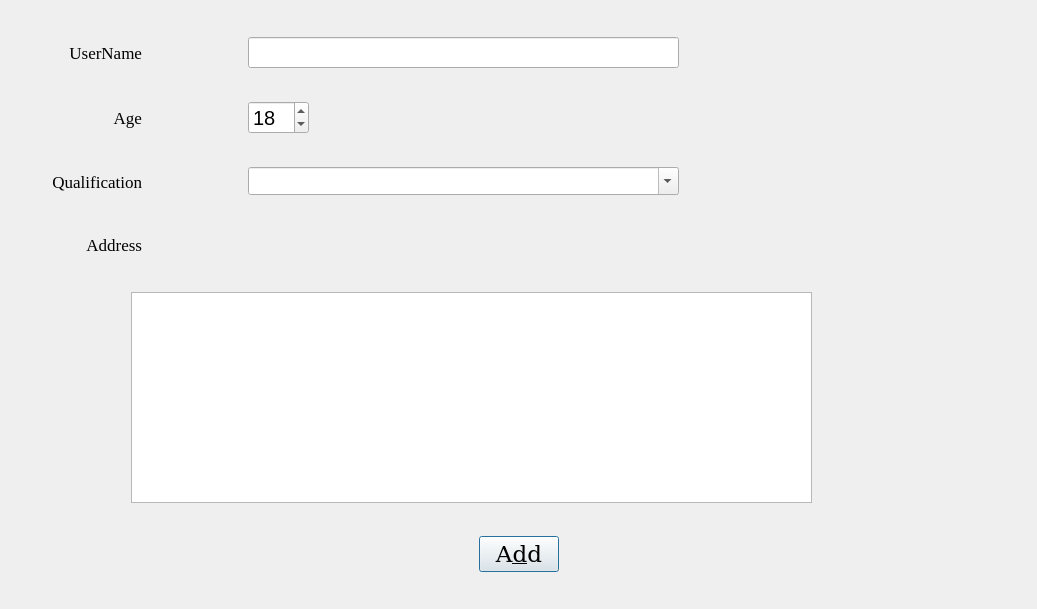
              <widget class="QWidget" name="scrollAreaWidgetContents">
               <property name="geometry">
                <rect>
                 <x>0</x>
                 <y>0</y>
                 <width>1037</width>
                 <height>609</height>
                </rect>
               </property>
               <layout class="QVBoxLayout" name="verticalLayout_4">
                <item>
                 <spacer name="verticalSpacer_3">
                  <property name="orientation">
                   <enum>Qt::Vertical</enum>
                  </property>
                  <property name="sizeHint" stdset="0">
                   <size>
                    <width>20</width>
                    <height>21</height>
                   </size>
                  </property>
                 </spacer>
                </item>
                <item>
                 <layout class="QHBoxLayout" name="horizontalLayout_2">
                  <item>
                   <widget class="QLabel" name="label">
                    <property name="sizePolicy">
                     <sizepolicy hsizetype="Fixed" vsizetype="Fixed">
                      <horstretch>0</horstretch>
                      <verstretch>0</verstretch>
                     </sizepolicy>
                    </property>
                    <property name="minimumSize">
                     <size>
                      <width>131</width>
                      <height>31</height>
                     </size>
                    </property>
                    <property name="maximumSize">
                     <size>
                      <width>200</width>
                      <height>50</height>
                     </size>
                    </property>
                    <property name="font">
                     <font>
                      <family>Times New Roman</family>
                      <pointsize>13</pointsize>
                     </font>
                    </property>
                    <property name="styleSheet">
                     <string notr="true"/>
                    </property>
                    <property name="text">
                     <string>UserName</string>
                    </property>
                    <property name="alignment">
                     <set>Qt::AlignRight|Qt::AlignTrailing|Qt::AlignVCenter</set>
                    </property>
                   </widget>
                  </item>
                  <item>
                   <spacer name="horizontalSpacer_3">
                    <property name="orientation">
                     <enum>Qt::Horizontal</enum>
                    </property>
                    <property name="sizeType">
                     <enum>QSizePolicy::Fixed</enum>
                    </property>
                    <property name="sizeHint" stdset="0">
                     <size>
                      <width>100</width>
                      <height>20</height>
                     </size>
                    </property>
                   </spacer>
                  </item>
                  <item>
                   <widget class="QLineEdit" name="leName">
                    <property name="sizePolicy">
                     <sizepolicy hsizetype="Fixed" vsizetype="Fixed">
                      <horstretch>0</horstretch>
                      <verstretch>0</verstretch>
                     </sizepolicy>
                    </property>
                    <property name="minimumSize">
                     <size>
                      <width>431</width>
                      <height>31</height>
                     </size>
                    </property>
                    <property name="font">
                     <font>
                      <family>Times New Roman</family>
                      <pointsize>15</pointsize>
                     </font>
                    </property>
                    <property name="text">
                     <string/>
                    </property>
                   </widget>
                  </item>
                  <item>
                   <spacer name="horizontalSpacer_12">
                    <property name="orientation">
                     <enum>Qt::Horizontal</enum>
                    </property>
                    <property name="sizeHint" stdset="0">
                     <size>
                      <width>40</width>
                      <height>20</height>
                     </size>
                    </property>
                   </spacer>
                  </item>
                 </layout>
                </item>
                <item>
                 <spacer name="verticalSpacer_4">
                  <property name="orientation">
                   <enum>Qt::Vertical</enum>
                  </property>
                  <property name="sizeHint" stdset="0">
                   <size>
                    <width>20</width>
                    <height>21</height>
                   </size>
                  </property>
                 </spacer>
                </item>
                <item>
                 <layout class="QHBoxLayout" name="horizontalLayout_3">
                  <item>
                   <widget class="QLabel" name="label_2">
                    <property name="sizePolicy">
                     <sizepolicy hsizetype="Fixed" vsizetype="Fixed">
                      <horstretch>0</horstretch>
                      <verstretch>0</verstretch>
                     </sizepolicy>
                    </property>
                    <property name="minimumSize">
                     <size>
                      <width>131</width>
                      <height>31</height>
                     </size>
                    </property>
                    <property name="maximumSize">
                     <size>
                      <width>200</width>
                      <height>50</height>
                     </size>
                    </property>
                    <property name="font">
                     <font>
                      <family>Times New Roman</family>
                      <pointsize>13</pointsize>
                     </font>
                    </property>
                    <property name="styleSheet">
                     <string notr="true"/>
                    </property>
                    <property name="text">
                     <string>Age</string>
                    </property>
                    <property name="alignment">
                     <set>Qt::AlignRight|Qt::AlignTrailing|Qt::AlignVCenter</set>
                    </property>
                   </widget>
                  </item>
                  <item>
                   <spacer name="horizontalSpacer_4">
                    <property name="orientation">
                     <enum>Qt::Horizontal</enum>
                    </property>
                    <property name="sizeType">
                     <enum>QSizePolicy::Fixed</enum>
                    </property>
                    <property name="sizeHint" stdset="0">
                     <size>
                      <width>100</width>
                      <height>17</height>
                     </size>
                    </property>
                   </spacer>
                  </item>
                  <item>
                   <widget class="QSpinBox" name="sbAge">
                    <property name="sizePolicy">
                     <sizepolicy hsizetype="Fixed" vsizetype="Fixed">
                      <horstretch>0</horstretch>
                      <verstretch>0</verstretch>
                     </sizepolicy>
                    </property>
                    <property name="minimumSize">
                     <size>
                      <width>61</width>
                      <height>24</height>
                     </size>
                    </property>
                    <property name="font">
                     <font>
                      <pointsize>15</pointsize>
                     </font>
                    </property>
                    <property name="focusPolicy">
                     <enum>Qt::StrongFocus</enum>
                    </property>
                    <property name="value">
                     <number>18</number>
                    </property>
                   </widget>
                  </item>
                  <item>
                   <spacer name="horizontalSpacer_11">
                    <property name="orientation">
                     <enum>Qt::Horizontal</enum>
                    </property>
                    <property name="sizeHint" stdset="0">
                     <size>
                      <width>40</width>
                      <height>20</height>
                     </size>
                    </property>
                   </spacer>
                  </item>
                 </layout>
                </item>
                <item>
                 <spacer name="verticalSpacer_5">
                  <property name="orientation">
                   <enum>Qt::Vertical</enum>
                  </property>
                  <property name="sizeHint" stdset="0">
                   <size>
                    <width>20</width>
                    <height>21</height>
                   </size>
                  </property>
                 </spacer>
                </item>
                <item>
                 <layout class="QHBoxLayout" name="horizontalLayout_4">
                  <item>
                   <widget class="QLabel" name="label_3">
                    <property name="sizePolicy">
                     <sizepolicy hsizetype="Fixed" vsizetype="Fixed">
                      <horstretch>0</horstretch>
                      <verstretch>0</verstretch>
                     </sizepolicy>
                    </property>
                    <property name="minimumSize">
                     <size>
                      <width>131</width>
                      <height>31</height>
                     </size>
                    </property>
                    <property name="maximumSize">
                     <size>
                      <width>200</width>
                      <height>50</height>
                     </size>
                    </property>
                    <property name="font">
                     <font>
                      <family>Times New Roman</family>
                      <pointsize>13</pointsize>
                     </font>
                    </property>
                    <property name="styleSheet">
                     <string notr="true"/>
                    </property>
                    <property name="text">
                     <string>Qualification</string>
                    </property>
                    <property name="alignment">
                     <set>Qt::AlignRight|Qt::AlignTrailing|Qt::AlignVCenter</set>
                    </property>
                   </widget>
                  </item>
                  <item>
                   <spacer name="horizontalSpacer_5">
                    <property name="orientation">
                     <enum>Qt::Horizontal</enum>
                    </property>
                    <property name="sizeType">
                     <enum>QSizePolicy::Fixed</enum>
                    </property>
                    <property name="sizeHint" stdset="0">
                     <size>
                      <width>100</width>
                      <height>17</height>
                     </size>
                    </property>
                   </spacer>
                  </item>
                  <item>
                   <widget class="QComboBox" name="cmbQualification">
                    <property name="sizePolicy">
                     <sizepolicy hsizetype="Fixed" vsizetype="Fixed">
                      <horstretch>0</horstretch>
                      <verstretch>0</verstretch>
                     </sizepolicy>
                    </property>
                    <property name="minimumSize">
                     <size>
                      <width>431</width>
                      <height>24</height>
                     </size>
                    </property>
                    <property name="font">
                     <font>
                      <family>Times New Roman</family>
                      <pointsize>13</pointsize>
                     </font>
                    </property>
                    <property name="focusPolicy">
                     <enum>Qt::StrongFocus</enum>
                    </property>
                    <property name="editable">
                     <bool>true</bool>
                    </property>
                   </widget>
                  </item>
                  <item>
                   <spacer name="horizontalSpacer_13">
                    <property name="orientation">
                     <enum>Qt::Horizontal</enum>
                    </property>
                    <property name="sizeHint" stdset="0">
                     <size>
                      <width>40</width>
                      <height>20</height>
                     </size>
                    </property>
                   </spacer>
                  </item>
                 </layout>
                </item>
                <item>
                 <spacer name="verticalSpacer_6">
                  <property name="orientation">
                   <enum>Qt::Vertical</enum>
                  </property>
                  <property name="sizeHint" stdset="0">
                   <size>
                    <width>20</width>
                    <height>21</height>
                   </size>
                  </property>
                 </spacer>
                </item>
                <item>
                 <layout class="QHBoxLayout" name="horizontalLayout_5">
                  <item>
                   <widget class="QLabel" name="label_4">
                    <property name="sizePolicy">
                     <sizepolicy hsizetype="Fixed" vsizetype="Fixed">
                      <horstretch>0</horstretch>
                      <verstretch>0</verstretch>
                     </sizepolicy>
                    </property>
                    <property name="minimumSize">
                     <size>
                      <width>131</width>
                      <height>31</height>
                     </size>
                    </property>
                    <property name="maximumSize">
                     <size>
                      <width>200</width>
                      <height>50</height>
                     </size>
                    </property>
                    <property name="font">
                     <font>
                      <family>Times New Roman</family>
                      <pointsize>13</pointsize>
                     </font>
                    </property>
                    <property name="styleSheet">
                     <string/>
                    </property>
                    <property name="text">
                     <string>Address</string>
                    </property>
                    <property name="alignment">
                     <set>Qt::AlignRight|Qt::AlignTrailing|Qt::AlignVCenter</set>
                    </property>
                   </widget>
                  </item>
                  <item>
                   <spacer name="horizontalSpacer_6">
                    <property name="orientation">
                     <enum>Qt::Horizontal</enum>
                    </property>
                    <property name="sizeHint" stdset="0">
                     <size>
                      <width>40</width>
                      <height>20</height>
                     </size>
                    </property>
                   </spacer>
                  </item>
                 </layout>
                </item>
                <item>
                 <spacer name="verticalSpacer_9">
                  <property name="orientation">
                   <enum>Qt::Vertical</enum>
                  </property>
                  <property name="sizeHint" stdset="0">
                   <size>
                    <width>20</width>
                    <height>21</height>
                   </size>
                  </property>
                 </spacer>
                </item>
                <item>
                 <layout class="QHBoxLayout" name="horizontalLayout_6">
                  <item>
                   <spacer name="horizontalSpacer_7">
                    <property name="orientation">
                     <enum>Qt::Horizontal</enum>
                    </property>
                    <property name="sizeType">
                     <enum>QSizePolicy::Preferred</enum>
                    </property>
                    <property name="sizeHint" stdset="0">
                     <size>
                      <width>120</width>
                      <height>20</height>
                     </size>
                    </property>
                   </spacer>
                  </item>
                  <item>
                   <widget class="QPlainTextEdit" name="teAddress">
                    <property name="sizePolicy">
                     <sizepolicy hsizetype="Fixed" vsizetype="Fixed">
                      <horstretch>0</horstretch>
                      <verstretch>0</verstretch>
                     </sizepolicy>
                    </property>
                    <property name="minimumSize">
                     <size>
                      <width>681</width>
                      <height>211</height>
                     </size>
                    </property>
                    <property name="font">
                     <font>
                      <pointsize>13</pointsize>
                     </font>
                    </property>
                    <property name="focusPolicy">
                     <enum>Qt::StrongFocus</enum>
                    </property>
                    <property name="tabChangesFocus">
                     <bool>true</bool>
                    </property>
                   </widget>
                  </item>
                  <item>
                   <spacer name="horizontalSpacer_8">
                    <property name="orientation">
                     <enum>Qt::Horizontal</enum>
                    </property>
                    <property name="sizeHint" stdset="0">
                     <size>
                      <width>40</width>
                      <height>20</height>
                     </size>
                    </property>
                   </spacer>
                  </item>
                 </layout>
                </item>
                <item>
                 <spacer name="verticalSpacer_7">
                  <property name="orientation">
                   <enum>Qt::Vertical</enum>
                  </property>
                  <property name="sizeHint" stdset="0">
                   <size>
                    <width>20</width>
                    <height>21</height>
                   </size>
                  </property>
                 </spacer>
                </item>
                <item>
                 <layout class="QHBoxLayout" name="horizontalLayout_7">
                  <item>
                   <spacer name="horizontalSpacer_9">
                    <property name="orientation">
                     <enum>Qt::Horizontal</enum>
                    </property>
                    <property name="sizeHint" stdset="0">
                     <size>
                      <width>40</width>
                      <height>20</height>
                     </size>
                    </property>
                   </spacer>
                  </item>
                  <item>
                   <widget class="QPushButton" name="pbAdd">
                    <property name="sizePolicy">
                     <sizepolicy hsizetype="Fixed" vsizetype="Fixed">
                      <horstretch>0</horstretch>
                      <verstretch>0</verstretch>
                     </sizepolicy>
                    </property>
                    <property name="font">
                     <font>
                      <family>DejaVu Serif</family>
                      <pointsize>17</pointsize>
                     </font>
                    </property>
                    <property name="autoFillBackground">
                     <bool>false</bool>
                    </property>
                    <property name="text">
                     <string>A&amp;dd</string>
                    </property>
                    <property name="autoDefault">
                     <bool>true</bool>
                    </property>
                    <property name="default">
                     <bool>true</bool>
                    </property>
                   </widget>
                  </item>
                  <item>
                   <spacer name="horizontalSpacer_10">
                    <property name="orientation">
                     <enum>Qt::Horizontal</enum>
                    </property>
                    <property name="sizeHint" stdset="0">
                     <size>
                      <width>40</width>
                      <height>20</height>
                     </size>
                    </property>
                   </spacer>
                  </item>
                 </layout>
                </item>
                <item>
                 <spacer name="verticalSpacer_8">
                  <property name="orientation">
                   <enum>Qt::Vertical</enum>
                  </property>
                  <property name="sizeHint" stdset="0">
                   <size>
                    <width>20</width>
                    <height>21</height>
                   </size>
                  </property>
                 </spacer>
                </item>
               </layout>
              </widget>
